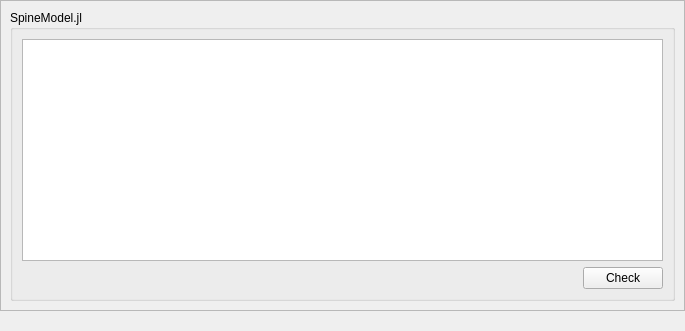
<?xml version="1.0" encoding="UTF-8"?>
<!--
######################################################################################################################
# Copyright (C) 2017 - 2018 Spine project consortium
# This file is part of Spine Toolbox.
# Spine Toolbox is free software: you can redistribute it and/or modify it under the terms of the GNU Lesser General
# Public License as published by the Free Software Foundation, either version 3 of the License, or (at your option)
# any later version. This program is distributed in the hope that it will be useful, but WITHOUT ANY WARRANTY;
# without even the implied warranty of MERCHANTABILITY or FITNESS FOR A PARTICULAR PURPOSE. See the GNU Lesser General
# Public License for more details. You should have received a copy of the GNU Lesser General Public License along with
# this program. If not, see <http://www.gnu.org/licenses/>.
######################################################################################################################
-->
<ui version="4.0">
 <class>PackagesForm</class>
 <widget class="QWidget" name="PackagesForm">
  <property name="windowModality">
   <enum>Qt::ApplicationModal</enum>
  </property>
  <property name="geometry">
   <rect>
    <x>0</x>
    <y>0</y>
    <width>685</width>
    <height>331</height>
   </rect>
  </property>
  <property name="sizePolicy">
   <sizepolicy hsizetype="Fixed" vsizetype="Fixed">
    <horstretch>0</horstretch>
    <verstretch>0</verstretch>
   </sizepolicy>
  </property>
  <property name="minimumSize">
   <size>
    <width>0</width>
    <height>0</height>
   </size>
  </property>
  <property name="maximumSize">
   <size>
    <width>16777215</width>
    <height>16777215</height>
   </size>
  </property>
  <property name="mouseTracking">
   <bool>false</bool>
  </property>
  <property name="focusPolicy">
   <enum>Qt::StrongFocus</enum>
  </property>
  <property name="contextMenuPolicy">
   <enum>Qt::NoContextMenu</enum>
  </property>
  <property name="windowTitle">
   <string>Packages</string>
  </property>
  <property name="autoFillBackground">
   <bool>false</bool>
  </property>
  <layout class="QVBoxLayout" name="verticalLayout">
   <property name="spacing">
    <number>0</number>
   </property>
   <property name="leftMargin">
    <number>0</number>
   </property>
   <property name="topMargin">
    <number>0</number>
   </property>
   <property name="rightMargin">
    <number>0</number>
   </property>
   <property name="bottomMargin">
    <number>0</number>
   </property>
   <item>
    <layout class="QVBoxLayout" name="verticalLayout_3">
     <item>
      <widget class="QScrollArea" name="scrollArea">
       <property name="widgetResizable">
        <bool>true</bool>
       </property>
       <property name="alignment">
        <set>Qt::AlignLeading|Qt::AlignLeft|Qt::AlignTop</set>
       </property>
       <widget class="QWidget" name="scrollAreaWidgetContents">
        <property name="geometry">
         <rect>
          <x>0</x>
          <y>0</y>
          <width>681</width>
          <height>305</height>
         </rect>
        </property>
        <layout class="QVBoxLayout" name="verticalLayout_2">
         <item>
          <widget class="QGroupBox" name="groupBox_general">
           <property name="sizePolicy">
            <sizepolicy hsizetype="Expanding" vsizetype="Expanding">
             <horstretch>0</horstretch>
             <verstretch>0</verstretch>
            </sizepolicy>
           </property>
           <property name="minimumSize">
            <size>
             <width>0</width>
             <height>0</height>
            </size>
           </property>
           <property name="maximumSize">
            <size>
             <width>16777215</width>
             <height>16777215</height>
            </size>
           </property>
           <property name="autoFillBackground">
            <bool>false</bool>
           </property>
           <property name="title">
            <string>SpineModel.jl</string>
           </property>
           <property name="flat">
            <bool>false</bool>
           </property>
           <layout class="QVBoxLayout" name="verticalLayout_6">
            <property name="spacing">
             <number>6</number>
            </property>
            <item>
             <widget class="QTextBrowser" name="textBrowser_spine_model"/>
            </item>
            <item>
             <layout class="QHBoxLayout" name="horizontalLayout_2">
              <item>
               <spacer name="horizontalSpacer">
                <property name="orientation">
                 <enum>Qt::Horizontal</enum>
                </property>
                <property name="sizeHint" stdset="0">
                 <size>
                  <width>40</width>
                  <height>20</height>
                 </size>
                </property>
               </spacer>
              </item>
              <item>
               <widget class="QPushButton" name="pushButton_spine_model_check">
                <property name="maximumSize">
                 <size>
                  <width>16777215</width>
                  <height>23</height>
                 </size>
                </property>
                <property name="text">
                 <string>Check</string>
                </property>
               </widget>
              </item>
             </layout>
            </item>
           </layout>
          </widget>
         </item>
        </layout>
       </widget>
      </widget>
     </item>
    </layout>
   </item>
   <item>
    <layout class="QHBoxLayout" name="horizontalLayout_statusbar_placeholder">
     <property name="spacing">
      <number>0</number>
     </property>
     <property name="leftMargin">
      <number>0</number>
     </property>
     <property name="topMargin">
      <number>0</number>
     </property>
     <property name="rightMargin">
      <number>0</number>
     </property>
     <property name="bottomMargin">
      <number>0</number>
     </property>
     <item>
      <widget class="QWidget" name="widget_invisible_dummy" native="true">
       <property name="minimumSize">
        <size>
         <width>0</width>
         <height>20</height>
        </size>
       </property>
       <property name="maximumSize">
        <size>
         <width>0</width>
         <height>20</height>
        </size>
       </property>
      </widget>
     </item>
    </layout>
   </item>
  </layout>
 </widget>
 <resources/>
 <connections/>
</ui>
